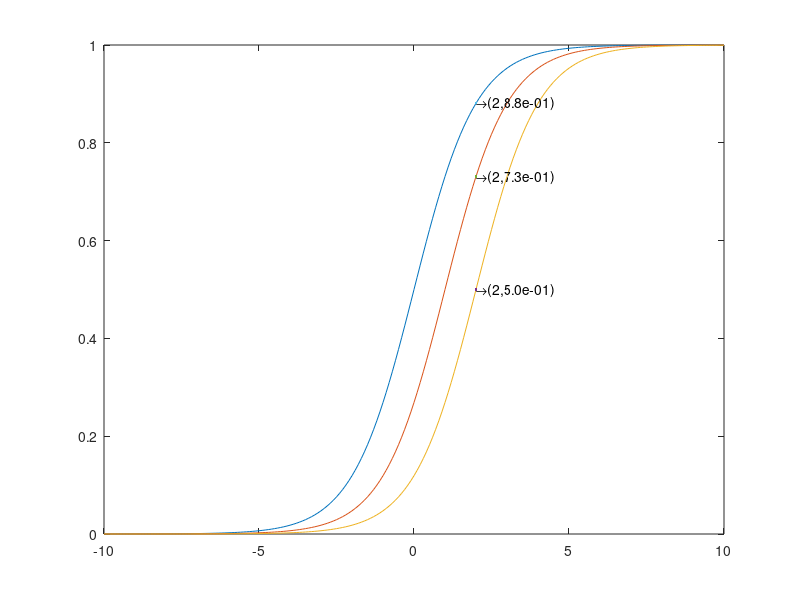
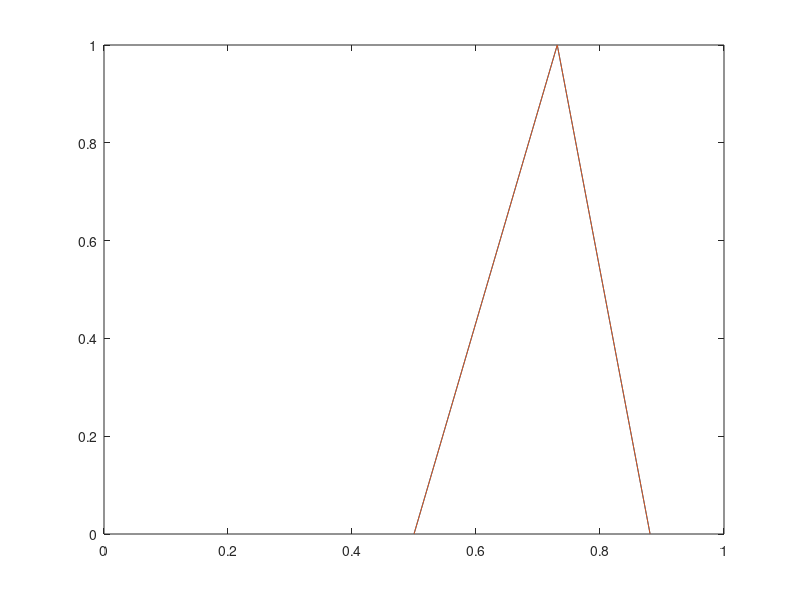

Write MATLAB code to recreate these figures, in order.
x=-10:0.1:10;
sigmoid=@(x)1./(1+exp(-x));
y = sigmoid(x);%u
y1 = sigmoid(x-1);%pr
y2 = sigmoid(x-2);%l
x2=2;
y2u = sigmoid(x2);%u
y2pr = sigmoid(x2-1);%pr
y2l = sigmoid(x2-2);%l
figure(1)
plot(x,y,x,y1,x,y2,x2,y2l,'.',x2,y2pr,'.',x2,y2u,'.')

strl=sprintf('(%d,%0.1e)',x2,y2l)
text(x2,y2l,strcat('\rightarrow',strl))
strpr=sprintf('(%d,%0.1e)',x2,y2pr)
text(x2,y2pr,strcat('\rightarrow',strpr))
stru=sprintf('(%d,%0.1e)',x2,y2u)
text(x2,y2u,strcat('\rightarrow',stru))
epsname=strcat('T2sigmoidmemfun','.eps' ); 
saveas(gcf,epsname,'epsc2')
%%%%%%%%%%%%%%%%%%%%%%%%%%%%%%
figure(2)
plot([y2l;y2pr;y2u],[0;1;0])
line([y2l;y2pr;y2u],[0;1;0])
xlim([0,1])
epsname=strcat('TriangularType1MF','.eps' ); 
saveas(gcf,epsname,'epsc2')


